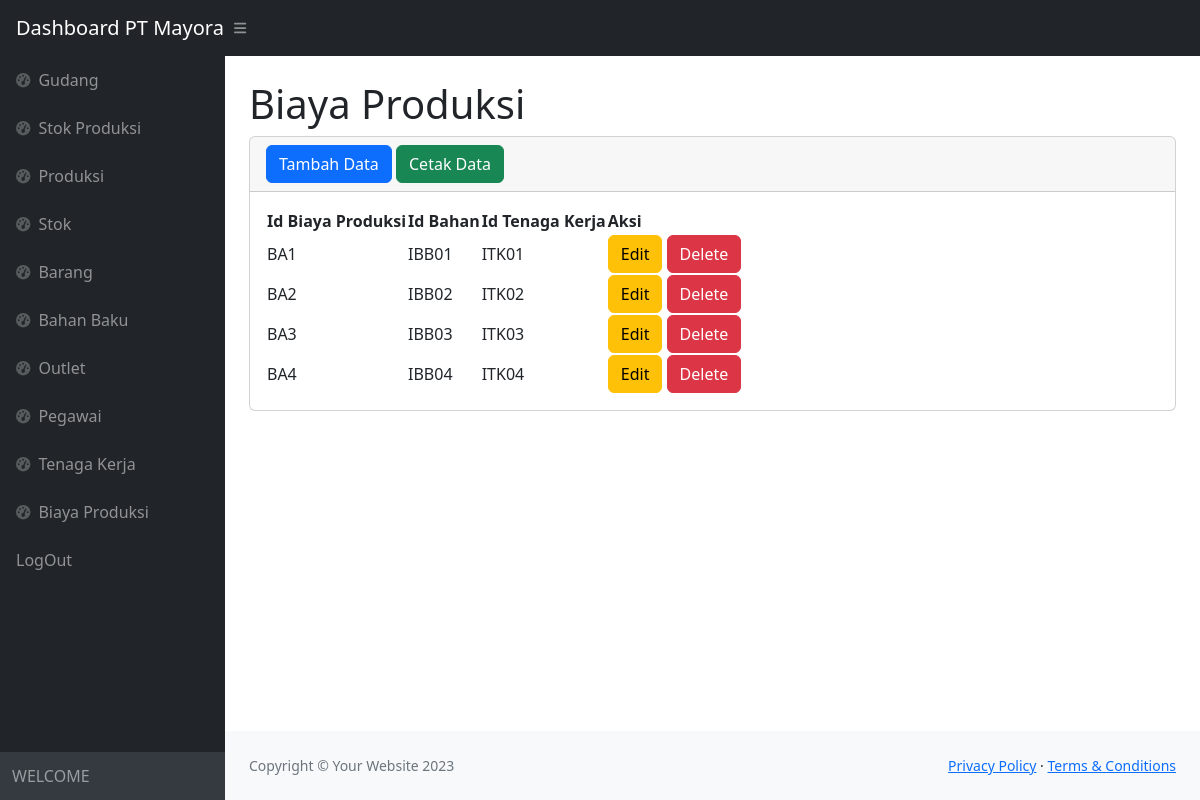
Screenshot of /biaya.php (signed in) with the database file from the repository.
### tables this page shows
CREATE TABLE `biaya` (
  `idbiaya` varchar(3) NOT NULL,
  `idbahan` varchar(5) NOT NULL,
  `idtenaga` varchar(5) NOT NULL
);

CREATE TABLE `bahanbaku` (
  `idbahan` varchar(5) NOT NULL,
  `nama` varchar(20) NOT NULL,
  `jumlah` varchar(20) NOT NULL,
  `harga` varchar(30) NOT NULL
);

CREATE TABLE `tenagakerja` (
  `idtenaga` varchar(5) NOT NULL,
  `nama` varchar(20) NOT NULL,
  `alamat` varchar(20) NOT NULL
);

### biaya.php (the view, shortened to what this page needs)
<?php
require 'function.php';
?>
<!DOCTYPE html>
<html lang="en">
    <head>
        <link href="https://cdn.jsdelivr.net/npm/simple-datatables@7.1.2/dist/style.min.css" rel="stylesheet" />
        <link href="css/styles.css" rel="stylesheet" />
    </head>
    <body class="sb-nav-fixed">
        <nav class="sb-topnav navbar navbar-expand navbar-dark bg-dark">
            <a class="navbar-brand ps-3" href="index.php">Dashboard PT Mayora</a>
            <button class="btn btn-link btn-sm order-1 order-lg-0 me-4 me-lg-0" id="sidebarToggle" href="#!"><i class="fas fa-bars"></i></button>
        </nav>
        <div id="layoutSidenav">
            <div id="layoutSidenav_nav">
                <nav class="sb-sidenav accordion sb-sidenav-dark" id="sidenavAccordion">
                    <div class="sb-sidenav-menu">
                        <div class="nav">
                        <a class="nav-link" href="gudang.php">
                                <div class="sb-nav-link-icon"><i class="fas fa-tachometer-alt"></i></div>
                                Gudang
                            </a>
                            <a class="nav-link" href="Stokproduksi.php">
                                <div class="sb-nav-link-icon"><i class="fas fa-tachometer-alt"></i></div>
                                Stok Produksi
                            </a>
                            <a class="nav-link" href="produksi.php">
                                <div class="sb-nav-link-icon"><i class="fas fa-tachometer-alt"></i></div>
                                Produksi
                            </a>
                            <a class="nav-link" href="stock.php">
                                <div class="sb-nav-link-icon"><i class="fas fa-tachometer-alt"></i></div>
                                Stok
                            </a>
                            <a class="nav-link" href="barang.php">
                                <div class="sb-nav-link-icon"><i class="fas fa-tachometer-alt"></i></div>
                                Barang
                            </a>
                            <a class="nav-link" href="bahanbaku.php">
                                <div class="sb-nav-link-icon"><i class="fas fa-tachometer-alt"></i></div>
                                Bahan Baku
                            </a>
                            <a class="nav-link" href="outlet.php">
                                <div class="sb-nav-link-icon"><i class="fas fa-tachometer-alt"></i></div>
                                Outlet
                            </a>
                            <a class="nav-link" href="pegawai.php">
                                <div class="sb-nav-link-icon"><i class="fas fa-tachometer-alt"></i></div>
                                Pegawai
                            </a>
                            <a class="nav-link" href="tenaga.php">
                                <div class="sb-nav-link-icon"><i class="fas fa-tachometer-alt"></i></div>
                                Tenaga Kerja
                            </a>
                            <a class="nav-link" href="biaya.php">
                                <div class="sb-nav-link-icon"><i class="fas fa-tachometer-alt"></i></div>
                                Biaya Produksi
                            </a>
                            <a class="nav-link" href="logout.php">
                                LogOut
                            </a>
                        </div>
                    </div>
                    <div class="sb-sidenav-footer">
                        WELCOME
                    </div>
                </nav>
            </div>
            <div id="layoutSidenav_content">
                <main>
                    <div class="container-fluid px-4">
                        <h1 class="mt-4">Biaya Produksi</h1>
                        <div class="card mb-4">
                            <div class="card-header">
                               <button type="button" class="btn btn-primary" data-bs-toggle="modal" data-bs-target="#myModal">
                                    Tambah Data
                                </button>
                                <a href="cetakbiaya.php" class="btn btn-success">Cetak Data</a>
                            </div>
                            <div class="card-body">
                                <table id="datatablesSimple">
                                    <thead>
                                        <tr>
                                            <th>Id Biaya Produksi</th>
                                            <th>Id Bahan</th>
                                            <th>Id Tenaga Kerja</th>
                                            <th>Aksi</th>
                                        </tr>
                                    </thead>
                                    <tbody>
                                    <?php
                                        $ambilsemuadatabiaya = mysqli_query($conn, "select * from biaya i,bahanbaku b,tenagakerja t where b.idbahan=i.idbahan and t.idtenaga=i.idtenaga");
                                        while($data=mysqli_fetch_array($ambilsemuadatabiaya)){
                                            $idbiaya = $data['idbiaya'];
                                            $idb = $data['idbahan'];
                                            $idt = $data['idtenaga'];
                                        ?>
                                        <tr>
                                            <td><?=$idbiaya;?></td>
                                            <td><?=$idb;?></td>
                                            <td><?=$idt;?></td>
                                            <td>
                                                <button type="button" class="btn btn-warning" data-bs-toggle="modal" data-bs-target="#edit<?=$idbiaya;?>">
                                                   Edit
                                                 </button>
                                                <button type="button" class="btn btn-danger" data-bs-toggle="modal" data-bs-target="#delete<?=$idbiaya;?>">
                                                  Delete
                                                </button>
                                            </td>
                                        </tr>
                                        <?php
                                            };
                                        ?>
                                    </tbody>
                                </table>
                            </div>
                        </div>
                    </div>
                </main>
                <footer class="py-4 bg-light mt-auto">
                    <div class="container-fluid px-4">
                        <div class="d-flex align-items-center justify-content-between small">
                            <div class="text-muted">Copyright &copy; Your Website 2023</div>
                            <div>
                                <a href="#">Privacy Policy</a>
                                &middot;
                                <a href="#">Terms &amp; Conditions</a>
                            </div>
                        </div>
                    </div>
                </footer>
            </div>
        </div>
    </body>
</html>

### rows the page displays
biaya: idbiaya "BA1", idbahan.idbahan "IBB01", idtenaga.idtenaga "ITK01"
biaya: idbiaya "BA2", idbahan.idbahan "IBB02", idtenaga.idtenaga "ITK02"
biaya: idbiaya "BA3", idbahan.idbahan "IBB03", idtenaga.idtenaga "ITK03"
biaya: idbiaya "BA4", idbahan.idbahan "IBB04", idtenaga.idtenaga "ITK04"
